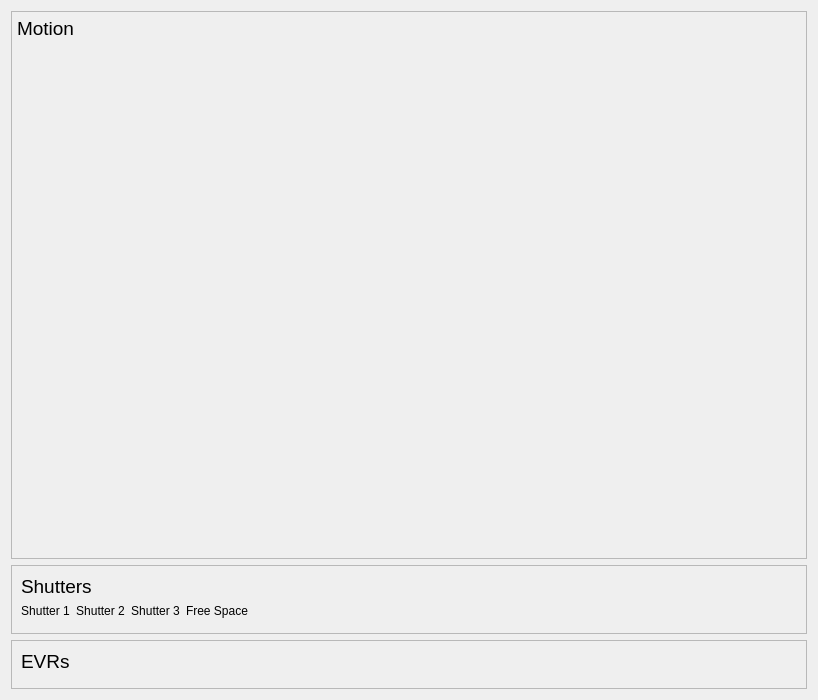
<?xml version="1.0" encoding="UTF-8"?>
<ui version="4.0">
 <class>Form</class>
 <widget class="QWidget" name="Form">
  <property name="geometry">
   <rect>
    <x>0</x>
    <y>0</y>
    <width>818</width>
    <height>700</height>
   </rect>
  </property>
  <property name="sizePolicy">
   <sizepolicy hsizetype="Preferred" vsizetype="Preferred">
    <horstretch>0</horstretch>
    <verstretch>0</verstretch>
   </sizepolicy>
  </property>
  <property name="minimumSize">
   <size>
    <width>0</width>
    <height>700</height>
   </size>
  </property>
  <property name="windowTitle">
   <string>Form</string>
  </property>
  <layout class="QVBoxLayout" name="verticalLayout_2">
   <item>
    <layout class="QVBoxLayout" name="verticalLayout">
     <item>
      <widget class="QFrame" name="frame">
       <property name="minimumSize">
        <size>
         <width>0</width>
         <height>0</height>
        </size>
       </property>
       <property name="frameShape">
        <enum>QFrame::StyledPanel</enum>
       </property>
       <property name="frameShadow">
        <enum>QFrame::Raised</enum>
       </property>
       <layout class="QVBoxLayout" name="verticalLayout_6">
        <property name="spacing">
         <number>5</number>
        </property>
        <property name="leftMargin">
         <number>5</number>
        </property>
        <property name="topMargin">
         <number>5</number>
        </property>
        <property name="rightMargin">
         <number>5</number>
        </property>
        <property name="bottomMargin">
         <number>5</number>
        </property>
        <item>
         <widget class="QLabel" name="label_6">
          <property name="font">
           <font>
            <pointsize>14</pointsize>
           </font>
          </property>
          <property name="text">
           <string>Motion</string>
          </property>
         </widget>
        </item>
        <item>
         <widget class="PyDMEmbeddedDisplay" name="PyDMEmbeddedDisplay_9">
          <property name="toolTip">
           <string/>
          </property>
          <property name="macros" stdset="0">
           <string>{&quot;MOTOR&quot;:&quot;XPP:USR:MMS:17&quot;}</string>
          </property>
          <property name="filename" stdset="0">
           <string>../widgets/positioner_row.ui</string>
          </property>
         </widget>
        </item>
        <item>
         <widget class="PyDMEmbeddedDisplay" name="PyDMEmbeddedDisplay_10">
          <property name="toolTip">
           <string/>
          </property>
          <property name="macros" stdset="0">
           <string>{&quot;MOTOR&quot;:&quot;XPP:USR:MMS:18&quot;}</string>
          </property>
          <property name="filename" stdset="0">
           <string>../widgets/positioner_row.ui</string>
          </property>
         </widget>
        </item>
        <item>
         <widget class="PyDMEmbeddedDisplay" name="PyDMEmbeddedDisplay_11">
          <property name="toolTip">
           <string/>
          </property>
          <property name="macros" stdset="0">
           <string>{&quot;MOTOR&quot;:&quot;XPP:USR:MMS:19&quot;}</string>
          </property>
          <property name="filename" stdset="0">
           <string>../widgets/positioner_row.ui</string>
          </property>
         </widget>
        </item>
        <item>
         <widget class="PyDMEmbeddedDisplay" name="PyDMEmbeddedDisplay_12">
          <property name="toolTip">
           <string/>
          </property>
          <property name="macros" stdset="0">
           <string>{&quot;MOTOR&quot;:&quot;XPP:USR:MMS:20&quot;}</string>
          </property>
          <property name="filename" stdset="0">
           <string>../widgets/positioner_row.ui</string>
          </property>
         </widget>
        </item>
        <item>
         <spacer name="verticalSpacer_2">
          <property name="orientation">
           <enum>Qt::Vertical</enum>
          </property>
          <property name="sizeHint" stdset="0">
           <size>
            <width>20</width>
            <height>40</height>
           </size>
          </property>
         </spacer>
        </item>
        <item>
         <widget class="PyDMEmbeddedDisplay" name="PyDMEmbeddedDisplay_2">
          <property name="toolTip">
           <string/>
          </property>
          <property name="macros" stdset="0">
           <string>{&quot;MOTOR&quot;:&quot;XPP:LAS:MMN:05&quot;}</string>
          </property>
          <property name="filename" stdset="0">
           <string>../widgets/positioner_row.ui</string>
          </property>
         </widget>
        </item>
        <item>
         <widget class="PyDMEmbeddedDisplay" name="PyDMEmbeddedDisplay_6">
          <property name="toolTip">
           <string/>
          </property>
          <property name="macros" stdset="0">
           <string>{&quot;MOTOR&quot;:&quot;XPP:LAS:MMN:06&quot;}</string>
          </property>
          <property name="filename" stdset="0">
           <string>../widgets/positioner_row.ui</string>
          </property>
         </widget>
        </item>
        <item>
         <widget class="PyDMEmbeddedDisplay" name="PyDMEmbeddedDisplay">
          <property name="toolTip">
           <string/>
          </property>
          <property name="macros" stdset="0">
           <string>{&quot;MOTOR&quot;:&quot;XPP:USR:MMN:25&quot;}</string>
          </property>
          <property name="filename" stdset="0">
           <string>../widgets/positioner_row.ui</string>
          </property>
         </widget>
        </item>
       </layout>
      </widget>
     </item>
     <item>
      <widget class="QFrame" name="frame_2">
       <property name="sizePolicy">
        <sizepolicy hsizetype="Preferred" vsizetype="Preferred">
         <horstretch>0</horstretch>
         <verstretch>0</verstretch>
        </sizepolicy>
       </property>
       <property name="frameShape">
        <enum>QFrame::StyledPanel</enum>
       </property>
       <property name="frameShadow">
        <enum>QFrame::Raised</enum>
       </property>
       <layout class="QVBoxLayout" name="verticalLayout_7">
        <item>
         <widget class="QLabel" name="label_7">
          <property name="font">
           <font>
            <pointsize>14</pointsize>
           </font>
          </property>
          <property name="text">
           <string>Shutters</string>
          </property>
         </widget>
        </item>
        <item>
         <layout class="QHBoxLayout" name="horizontalLayout">
          <item>
           <layout class="QVBoxLayout" name="verticalLayout_3">
            <item>
             <widget class="QLabel" name="label_2">
              <property name="text">
               <string>Shutter 1</string>
              </property>
              <property name="alignment">
               <set>Qt::AlignCenter</set>
              </property>
             </widget>
            </item>
            <item>
             <widget class="PyDMEmbeddedDisplay" name="PyDMEmbeddedDisplay_3">
              <property name="toolTip">
               <string/>
              </property>
              <property name="macros" stdset="0">
               <string>{&quot;MPOD&quot;:&quot;XPP:R39:MPD:CH:0&quot;}</string>
              </property>
              <property name="filename" stdset="0">
               <string>../widgets/mpod_on_off.ui</string>
              </property>
             </widget>
            </item>
           </layout>
          </item>
          <item>
           <layout class="QVBoxLayout" name="verticalLayout_4">
            <item>
             <widget class="QLabel" name="label_3">
              <property name="text">
               <string>Shutter 2</string>
              </property>
              <property name="alignment">
               <set>Qt::AlignCenter</set>
              </property>
             </widget>
            </item>
            <item>
             <widget class="PyDMEmbeddedDisplay" name="PyDMEmbeddedDisplay_4">
              <property name="toolTip">
               <string/>
              </property>
              <property name="macros" stdset="0">
               <string>{&quot;MPOD&quot;:&quot;XPP:R39:MPD:CH:1&quot;}</string>
              </property>
              <property name="filename" stdset="0">
               <string>../widgets/mpod_on_off.ui</string>
              </property>
             </widget>
            </item>
           </layout>
          </item>
          <item>
           <layout class="QVBoxLayout" name="verticalLayout_5">
            <item>
             <widget class="QLabel" name="label_4">
              <property name="text">
               <string>Shutter 3</string>
              </property>
              <property name="alignment">
               <set>Qt::AlignCenter</set>
              </property>
             </widget>
            </item>
            <item>
             <widget class="PyDMEmbeddedDisplay" name="PyDMEmbeddedDisplay_5">
              <property name="toolTip">
               <string/>
              </property>
              <property name="macros" stdset="0">
               <string>{&quot;MPOD&quot;:&quot;XPP:R39:MPD:CH:2&quot;}</string>
              </property>
              <property name="filename" stdset="0">
               <string>../widgets/mpod_on_off.ui</string>
              </property>
             </widget>
            </item>
           </layout>
          </item>
          <item>
           <layout class="QVBoxLayout" name="verticalLayout_8">
            <item>
             <widget class="QLabel" name="label">
              <property name="text">
               <string>Free Space</string>
              </property>
              <property name="alignment">
               <set>Qt::AlignCenter</set>
              </property>
             </widget>
            </item>
            <item>
             <widget class="PyDMEmbeddedDisplay" name="PyDMEmbeddedDisplay_7">
              <property name="toolTip">
               <string/>
              </property>
              <property name="macros" stdset="0">
               <string>{&quot;AO&quot;:&quot;XPP:USR:ao1:14&quot;, &quot;VAL&quot;:4.5}</string>
              </property>
              <property name="filename" stdset="0">
               <string>../widgets/acromag_ao_on_off.ui</string>
              </property>
             </widget>
            </item>
           </layout>
          </item>
          <item>
           <spacer name="horizontalSpacer">
            <property name="orientation">
             <enum>Qt::Horizontal</enum>
            </property>
            <property name="sizeHint" stdset="0">
             <size>
              <width>40</width>
              <height>20</height>
             </size>
            </property>
           </spacer>
          </item>
         </layout>
        </item>
       </layout>
      </widget>
     </item>
     <item>
      <widget class="QFrame" name="frame_3">
       <property name="maximumSize">
        <size>
         <width>16777215</width>
         <height>180</height>
        </size>
       </property>
       <property name="frameShape">
        <enum>QFrame::StyledPanel</enum>
       </property>
       <property name="frameShadow">
        <enum>QFrame::Raised</enum>
       </property>
       <layout class="QVBoxLayout" name="verticalLayout_10">
        <item>
         <layout class="QVBoxLayout" name="verticalLayout_9">
          <item>
           <widget class="QLabel" name="label_5">
            <property name="font">
             <font>
              <pointsize>14</pointsize>
             </font>
            </property>
            <property name="text">
             <string>EVRs</string>
            </property>
           </widget>
          </item>
          <item>
           <widget class="PyDMEmbeddedDisplay" name="PyDMEmbeddedDisplay_8">
            <property name="toolTip">
             <string/>
            </property>
            <property name="macros" stdset="0">
             <string>{&quot;EVR&quot;:&quot;XPP:USR:EVR:TRIG9&quot;}</string>
            </property>
            <property name="filename" stdset="0">
             <string>../widgets/evr.ui</string>
            </property>
           </widget>
          </item>
         </layout>
        </item>
       </layout>
      </widget>
     </item>
    </layout>
   </item>
  </layout>
 </widget>
 <customwidgets>
  <customwidget>
   <class>PyDMEmbeddedDisplay</class>
   <extends>QFrame</extends>
   <header>pydm.widgets.embedded_display</header>
  </customwidget>
 </customwidgets>
 <resources/>
 <connections/>
</ui>
